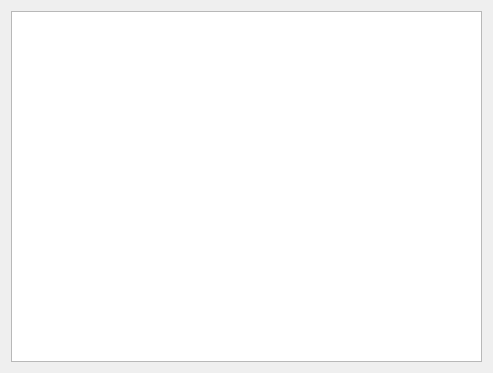
<?xml version="1.0" encoding="UTF-8"?>
<ui version="4.0">
 <class>channel_prefs</class>
 <widget class="QWidget" name="channel_prefs">
  <property name="geometry">
   <rect>
    <x>0</x>
    <y>0</y>
    <width>493</width>
    <height>373</height>
   </rect>
  </property>
  <property name="sizePolicy">
   <sizepolicy hsizetype="Expanding" vsizetype="Expanding">
    <horstretch>0</horstretch>
    <verstretch>0</verstretch>
   </sizepolicy>
  </property>
  <property name="windowTitle">
   <string/>
  </property>
  <layout class="QVBoxLayout" name="verticalLayout_2">
   <item>
    <widget class="QListWidget" name="channelsList">
     <property name="editTriggers">
      <set>QAbstractItemView::DoubleClicked|QAbstractItemView::EditKeyPressed|QAbstractItemView::SelectedClicked</set>
     </property>
     <property name="showDropIndicator" stdset="0">
      <bool>false</bool>
     </property>
     <property name="alternatingRowColors">
      <bool>true</bool>
     </property>
     <property name="selectionMode">
      <enum>QAbstractItemView::NoSelection</enum>
     </property>
     <property name="resizeMode">
      <enum>QListView::Adjust</enum>
     </property>
     <property name="viewMode">
      <enum>QListView::ListMode</enum>
     </property>
     <property name="sortingEnabled">
      <bool>true</bool>
     </property>
    </widget>
   </item>
  </layout>
 </widget>
 <resources/>
 <connections/>
</ui>
